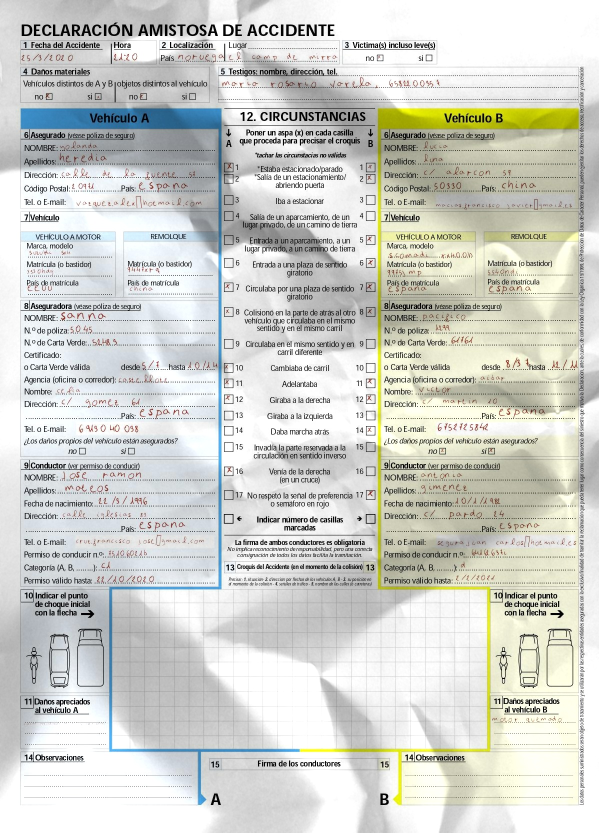
#> input picture a.jpg, 1198 x 1665 px (shown at 1/2 size)
$ jupyter execute --allow-errors MODEL.ipynb
#> lines starting #> are read from the running program, lines starting #| are printed output that depends on the picture; after the words box and inside, x2 and y2 are one past the last pixel; in counts of white or black regions, pixels touching at a corner belong together
[cell 1]
from sklearn.preprocessing import LabelBinarizer
import numpy as np
import pandas as pd
import os
import random
import cv2
import imutils
import random
import matplotlib.pyplot as plt
from keras.models import Sequential
from keras import optimizers
from keras import backend as K
from keras.layers import Dense, Activation, Flatten, Dense,MaxPooling2D, Dropout, LSTM
from keras.layers import Conv2D, MaxPooling2D, BatchNormalization
from tensorflow.keras.models import load_model
from PIL import Image
from tensorflow.keras import regularizers
from tensorflow.keras.optimizers import Adam

[cell 2]
#CREATE TRAIN DATA
dir = "/Users/mac/Desktop/archive/Train"
train_data = []
img_size = 32
non_chars = ["#", "$", "&"]

#> (the rest of this cell did not finish here and is left out)

[cell 3]
train_X = []
train_Y = []
for features,label in train_data:
    train_X.append(features)
    train_Y.append(label)

val_X = []
val_Y = []
#> (the rest of this cell did not finish here and is left out)

[cell 4]
train_X = np.array(train_X)/255.0
train_X = train_X.reshape(-1,32,32,1)
train_Y = np.array(train_Y)

val_X = np.array(val_X)/255.0
val_X = val_X.reshape(-1,32,32,1)
val_Y = np.array(val_Y)

print(train_X.shape,val_X.shape)
print(train_Y.shape,val_Y.shape)

#> (a cell that did not finish here is left out)

#> (a cell that did not finish here is left out)

#> (a cell that did not finish here is left out)

#> (a cell that did not finish here is left out)

#> (a cell that did not finish here is left out)

[cell 10]
def preprocess_image(image):
    if image is None or image.size == 0:
        return None
    # Redimensionar la imagen para mejorar la resolución
    resized = cv2.resize(image, None, fx=4, fy=4, interpolation=cv2.INTER_CUBIC)
    # Aplicar un enfoque para mejorar la nitidez
    sharpened = cv2.detailEnhance(resized, sigma_s=20, sigma_r=0.2)
    # Retornar la imagen preprocesada
    return sharpened

[cell 11]
from PIL import Image
image = Image.open("a.jpg")
#> image is the input picture: PIL image 1198x1665 RGB; mean R, G, B 208.3, 209.9, 204
image = np.array(image)
# Definir las coordenadas del rectángulo
x = 40# Coordenada x del vértice superior izquierdo
y = 104 # Coordenada y del vértice superior izquierdo
w = 130  # Nuevo ancho del rectángulo (mayor que el valor anterior)
h = 20 # Nuevo alto del rectángulo (mayor que el valor anterior)

# Dibujar el rectángulo en la imagen
cv2.rectangle(image, (x, y), (x + w, y + h), (0, 255, 0), 2)
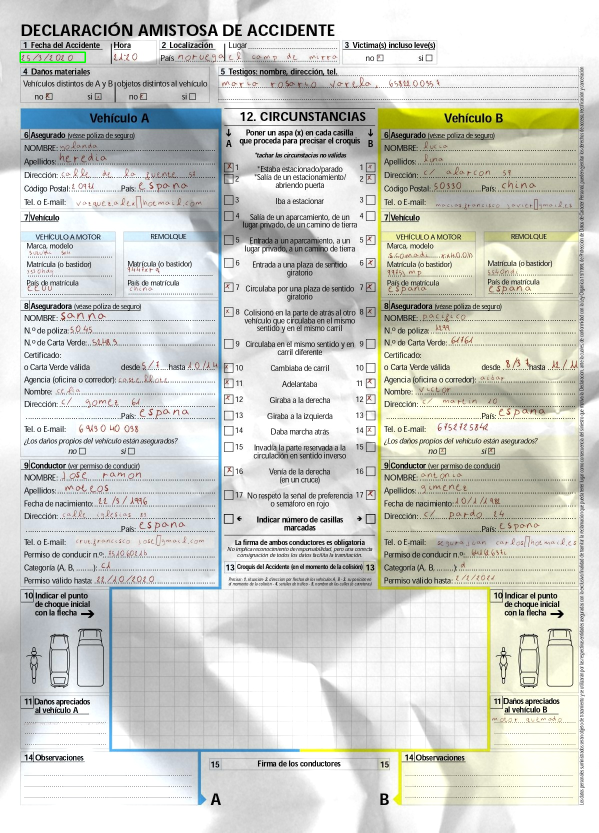
#> image: shape (1665, 1198, 3) (shown at 1/2 size); 0.04% of pixels changed, all inside (x1, y1, x2, y2) = (39, 103, 172, 126)
roi = image[y:y+h, x:x+w]
# Preprocesar la imagen
preprocessed_image = preprocess_image(roi)
#> in preprocess_image, `resized = cv2.resize(image, None, fx=4, fy=4, interpolation=cv2.INTER_..`:
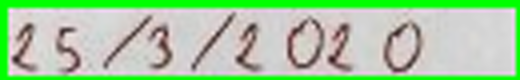
#> resized: shape (80, 520, 3); mean R, G, B 166.8, 202.8, 159.9
#> in preprocess_image, `sharpened = cv2.detailEnhance(resized, sigma_s=20, sigma_r=0.2)`:
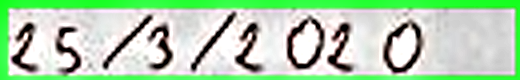
#> sharpened: shape (80, 520, 3); mean R, G, B 178.4, 210.6, 176.5

# Mostrar la imagen preprocesada y el texto extraído
plt.figure(figsize=(12, 8))
plt.subplot(1, 2, 1)
plt.imshow(cv2.cvtColor(preprocessed_image, cv2.COLOR_BGR2RGB))
plt.axis('off')
plt.title('Imagen preprocesada')
plt.subplot(1, 2, 2)
plt.imshow(cv2.cvtColor(image, cv2.COLOR_BGR2RGB))
plt.axis('off')
plt.title('Imagen original')
plt.show()
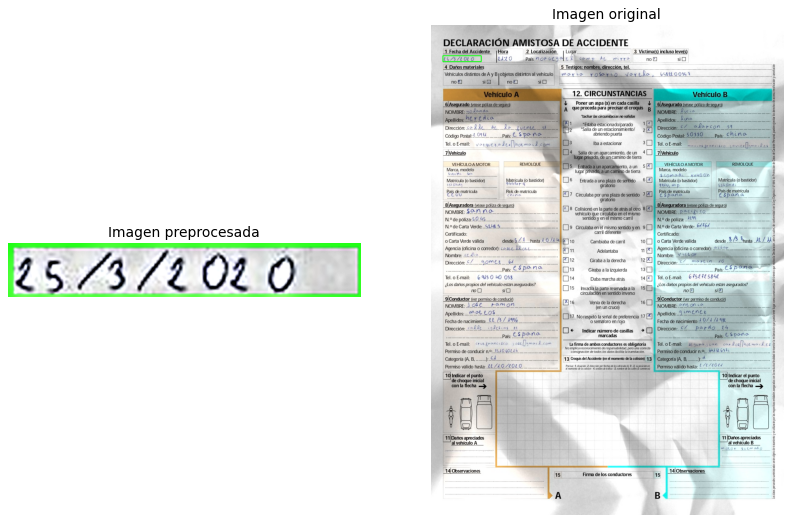
#> figure drawn by matplotlib, 2 panels; B, G, R data is drawn as R, G, B
print("Texto extraído:")

[cell 12]
def sort_contours(cnts, method="left-to-right"):
    reverse = False
    i = 0
    if method == "right-to-left" or method == "bottom-to-top":
        reverse = True
    if method == "top-to-bottom" or method == "bottom-to-top":
        i = 1
    boundingBoxes = [cv2.boundingRect(c) for c in cnts]
    (cnts, boundingBoxes) = zip(*sorted(zip(cnts, boundingBoxes),
                                         key=lambda b:b[1][i], reverse=reverse))
    # return the list of sorted contours and bounding boxes
    return (cnts, boundingBoxes)

def get_letters(image):
    letters = []
    gray = cv2.cvtColor(image, cv2.COLOR_BGR2GRAY)
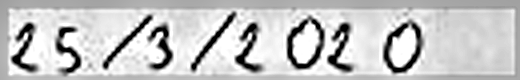
#> gray: shape (80, 520); min 0, max 255, mean 196.7
    ret, thresh1 = cv2.threshold(gray, 127, 255, cv2.THRESH_BINARY_INV)
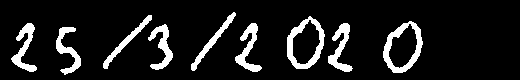
#> thresh1: shape (80, 520); 10.9% white; 9 white regions, largest, box (x1, y1, x2, y2) and area: (383, 21, 423, 73) 713, (287, 16, 325, 69) 695, (235, 23, 262, 72) 490
    dilated = cv2.dilate(thresh1, None, iterations=2)
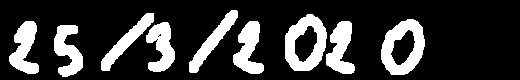
#> dilated: shape (80, 520); 21.4% white; 9 white regions

    cnts = cv2.findContours(dilated.copy(), cv2.RETR_EXTERNAL, cv2.CHAIN_APPROX_SIMPLE)
#> cnts = 9 contours; largest, box (x1, y1, x2, y2) and area: (381, 19, 425, 75) 1796, (285, 14, 327, 71) 1780, (233, 21, 264, 74) 857, (9, 21, 39, 74) 850, (326, 21, 355, 74) 845
    cnts = imutils.grab_contours(cnts)
    cnts = sort_contours(cnts, method="left-to-right")[0]
#> in sort_contours, `boundingBoxes = [cv2.boundingRect(c) for c in cnts]`: boundingBoxes = [(54, 25, 29, 52), (146, 22, 29, 50), (326, 21, 29, 53), (233, 21, 31, 53), (9, 21, 30, 53), (381, 19, 44, 56), (285, 14, 42, 57), (101, 13, 53, 58), (189, 10, 49, 63)]
#> in sort_contours, `(cnts, boundingBoxes) = zip(*sorted(zip(cnts, boundingBoxes), key=lamb..`: boundingBoxes = ((9, 21, 30, 53), (54, 25, 29, 52), (101, 13, 53, 58), (146, 22, 29, 50), (189, 10, 49, 63), (233, 21, 31, 53), (285, 14, 42, 57), (326, 21, 29, 53), (381, 19, 44, 56))

    # loop over the contours
    for c in cnts:
        if cv2.contourArea(c) > 10:
            (x, y, w, h) = cv2.boundingRect(c)
            cv2.rectangle(image, (x, y), (x + w, y + h), (0, 255, 0), 2)
            roi = gray[int(y):int(y) + int(h), int(x):int(x) + int(w)]  # Convert coordinates to integers
            thresh = cv2.threshold(roi, 0, 255, cv2.THRESH_BINARY_INV | cv2.THRESH_OTSU)[1]
            thresh = cv2.resize(thresh, (32, 32), interpolation=cv2.INTER_CUBIC)
            thresh = thresh.astype("float32") / 255.0
            thresh = np.expand_dims(thresh, axis=-1)
            thresh = thresh.reshape(1, 32, 32, 1)
            ypred = model.predict(thresh)
            ypred = LB.inverse_transform(ypred)
            [x] = ypred
            letters.append(str(x))
#> this loop made 1 pass
#> pass 1, in get_letters, `roi = gray[int(y):int(y) + int(h), int(x):int(x) + int(w)]`:
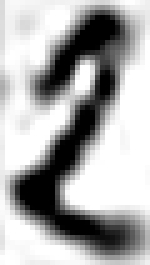
#> roi: shape (53, 30) (shown 5 times larger); min 0, max 255, mean 172.3
#> pass 1, in get_letters, `thresh = cv2.resize(thresh, (32, 32), interpolation=cv2.INTER_CUBIC)`:
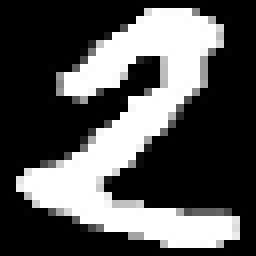
#> thresh: shape (32, 32) (shown 8 times larger); min 0, max 255, mean 84.1
#> after the loop:
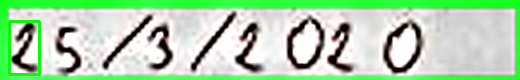
#> image: shape (80, 520, 3); 1.19% of pixels changed, all inside (x1, y1, x2, y2) = (8, 20, 41, 76)
#> after the loop, letters = []
    return letters, image

def get_word(letters):
    word = "".join(letters)
    return word

# Example usage

#> (the rest of this cell did not finish here and is left out)
